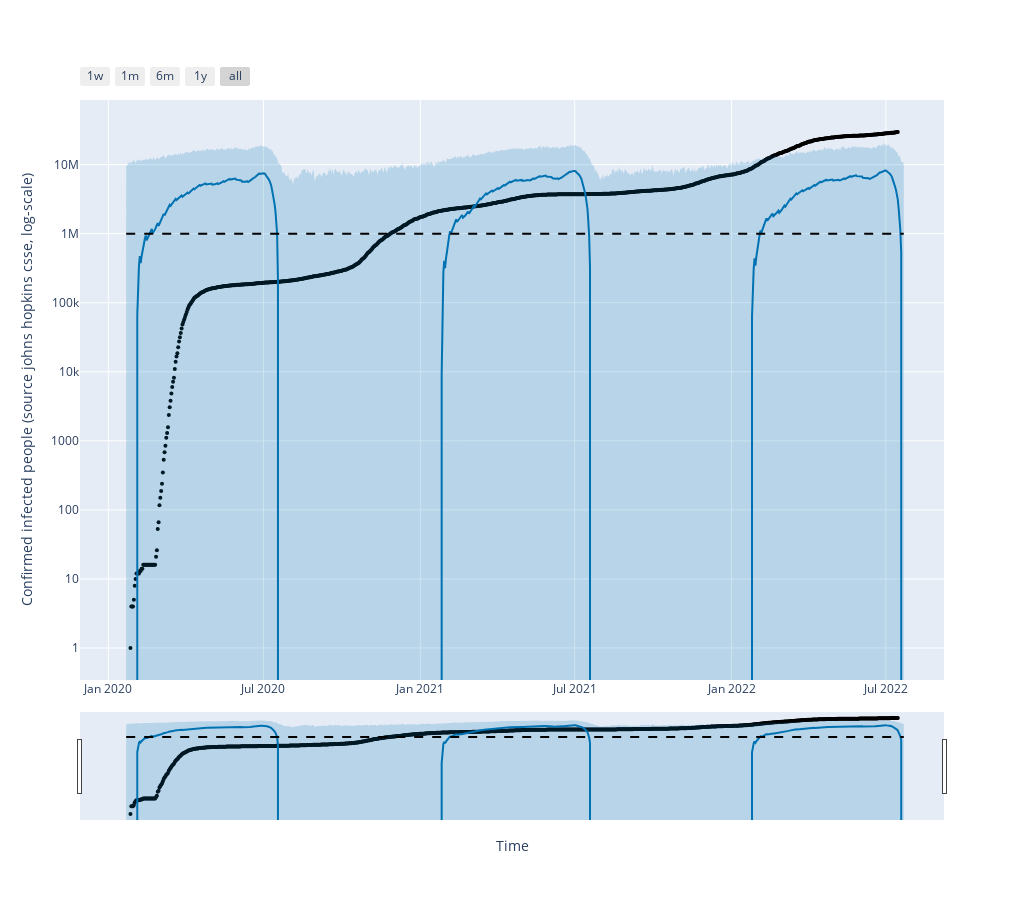

Notebook code for this chart:
### Code cell
import plotly.offline as py
from prophet.plot import plot_plotly

fig = plot_plotly(my_model, forecast)  # This returns a plotly Figure

fig.update_layout(
    width=1024,
    height=900,
    xaxis_title="Time",
    yaxis_title="Confirmed infected people (source johns hopkins csse, log-scale)",
)
fig.update_yaxes(type="log")#,range=[1.1,5.5])
py.iplot(fig)

### Figure 1 — Plotly figure (JSON) as saved in the notebook; plotly's stock layout.template omitted (floating-point values rounded to 4 significant figures; data arrays with more than 128 entries replaced by an {"elided": "..."} marker saying what was removed)
{"data": [{"marker": {"color": "black", "size": 4}, "mode": "markers", "name": "Actual", "type": "scatter", "x": {"elided": "906 str values"}, "y": {"elided": "906 int values"}}, {"hoverinfo": "skip", "line": {"width": 0}, "mode": "lines", "type": "scatter", "x": {"elided": "913 str values"}, "y": {"elided": "913 float values"}}, {"fill": "tonexty", "fillcolor": "rgba(0, 114, 178, 0.2)", "line": {"color": "#0072B2", "width": 2}, "mode": "lines", "name": "Predicted", "type": "scatter", "x": {"elided": "913 str values"}, "y": {"elided": "913 float values"}}, {"fill": "tonexty", "fillcolor": "rgba(0, 114, 178, 0.2)", "hoverinfo": "skip", "line": {"width": 0}, "mode": "lines", "type": "scatter", "x": {"elided": "913 str values"}, "y": {"elided": "913 float values"}}, {"line": {"color": "black", "dash": "dash", "width": 2}, "mode": "lines", "name": "Cap", "type": "scatter", "x": {"elided": "913 str values"}, "y": {"elided": "913 int values"}}], "layout": {"height": 900, "showlegend": false, "width": 1024, "xaxis": {"rangeselector": {"buttons": [{"count": 7, "label": "1w", "step": "day", "stepmode": "backward"}, {"count": 1, "label": "1m", "step": "month", "stepmode": "backward"}, {"count": 6, "label": "6m", "step": "month", "stepmode": "backward"}, {"count": 1, "label": "1y", "step": "year", "stepmode": "backward"}, {"step": "all"}]}, "rangeslider": {"visible": true}, "title": {"text": "Time"}, "type": "date"}, "yaxis": {"title": {"text": "Confirmed infected people (source johns hopkins csse, log-scale)"}, "type": "log"}}}
